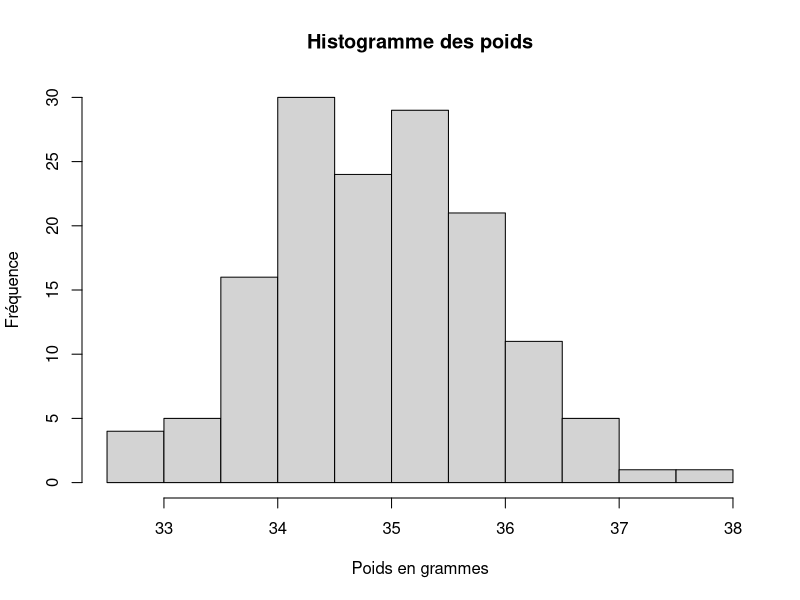
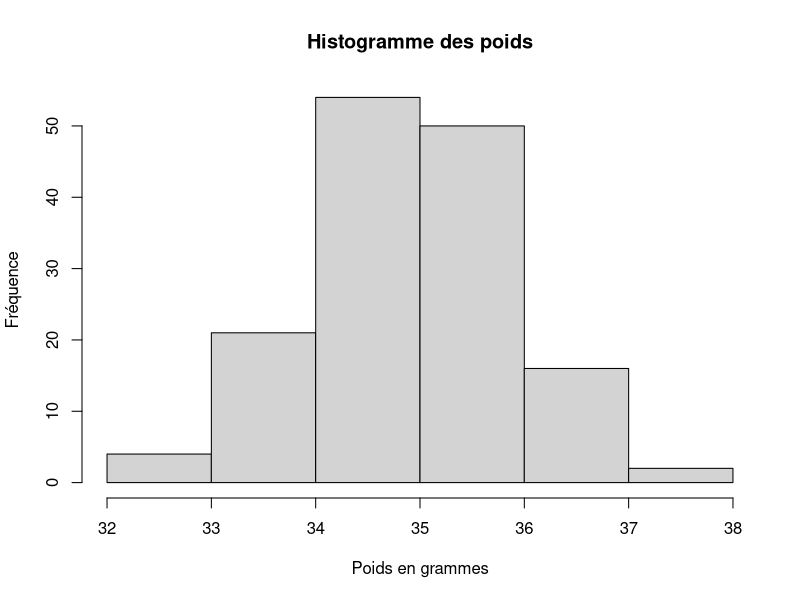
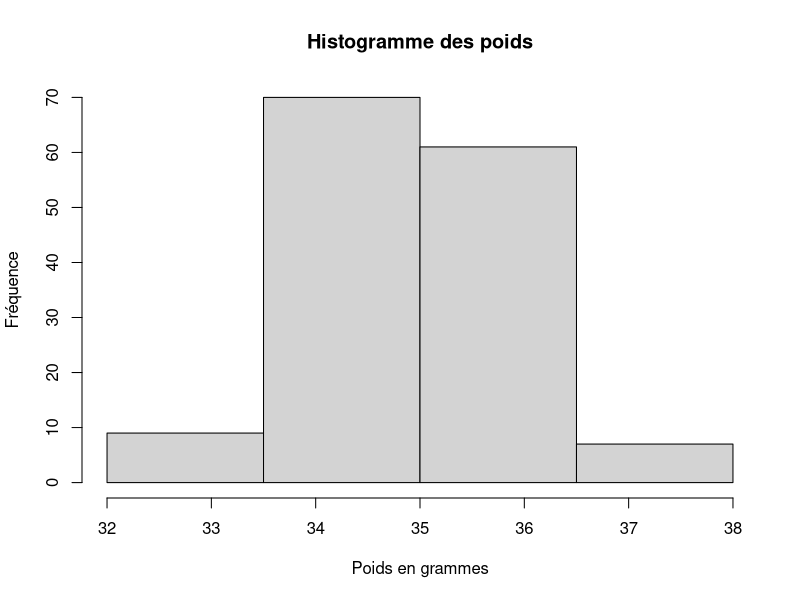
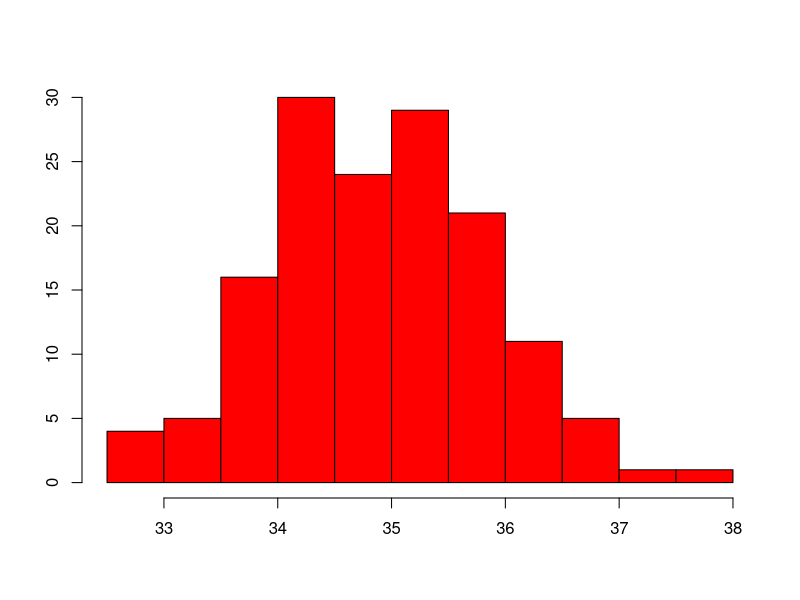
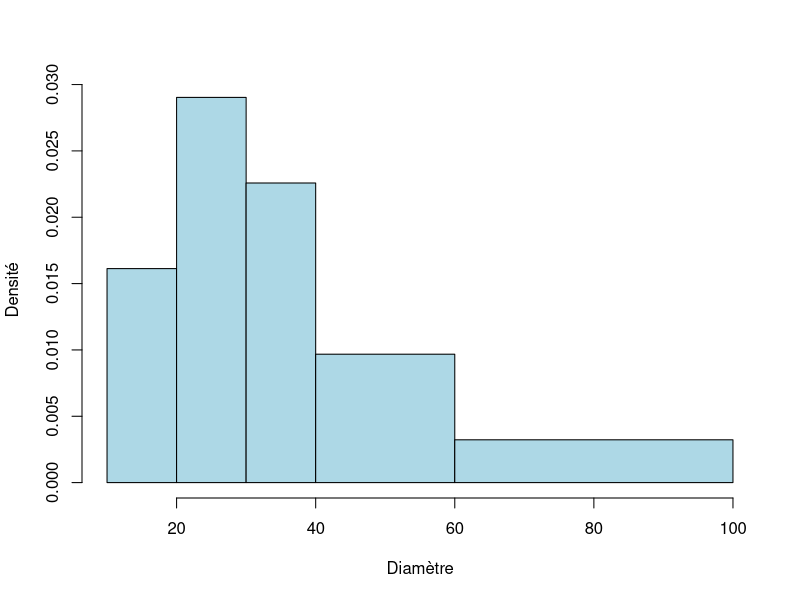
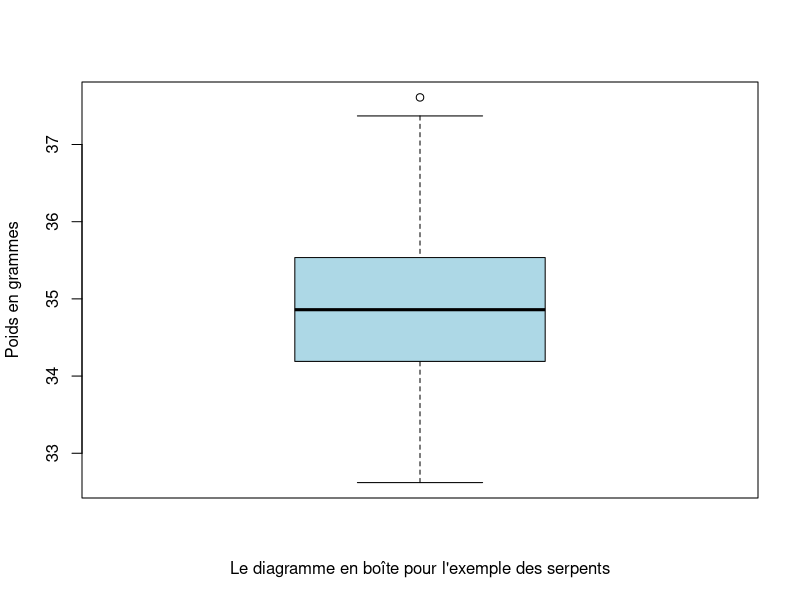
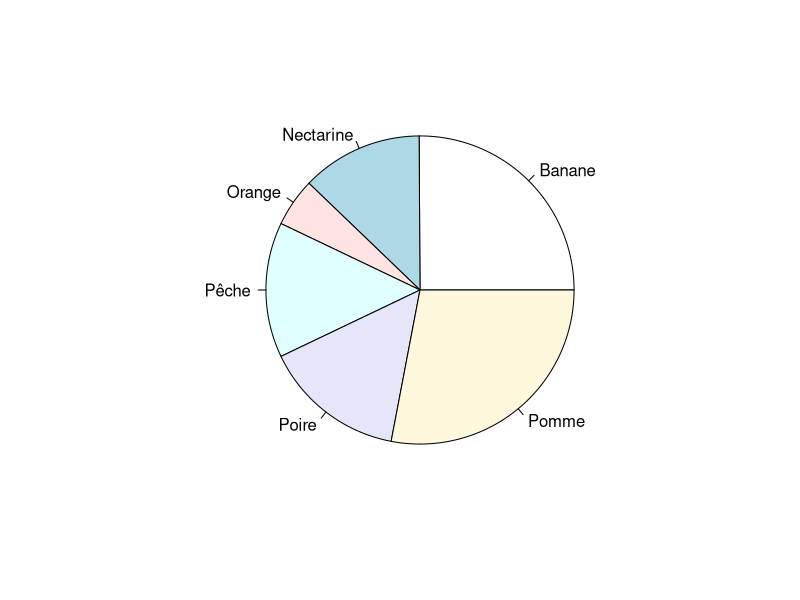
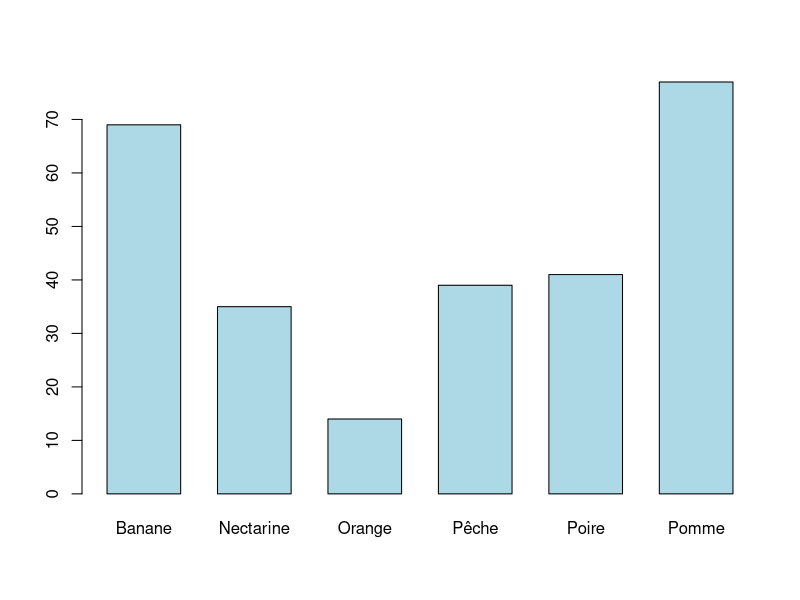

Write the R code that produced these figures, in order.

df <- read.table("./data/snake_weights.data")
weights <- df[, 1]

hist(
  weights,
  main="Histogramme des poids",
  xlab="Poids en grammes",
  ylab="Fréquence"
)
hist(
  weights,
  main="Histogramme des poids",
  xlab="Poids en grammes",
  ylab="Fréquence",
  nclass=5
)
hist(
  weights,
  main="Histogramme des poids",
  xlab="Poids en grammes",
  ylab="Fréquence",
  breaks=c(32,33.5,35,36.5,38)
)
hist(weights, main="",xlab="",ylab="", col="red")


hist(
  c(rep(15,25), rep(25,45), rep(35,35), rep(50,30), rep(80,20)),
  breaks=c(10,20,30,40,60,100),
  main="",
  xlab="Diamètre",
  ylab="Densité",
  col="light blue"
)


v <- c(22.3, 17.9, 20.4, 24.6, 19.5, 26.2, 18.7)
quantile(v, 0.30)

boxplot(
  weights,
  xlab="Le diagramme en boîte pour l'exemple des serpents",
  ylab="Poids en grammes",
  col="light blue"
)

fruits <- c(
  rep("Banane", 69),
  rep("Nectarine", 35),
  rep("Orange", 14),
  rep("Pêche", 39),
  rep("Poire", 41),
  rep("Pomme", 77)
)

pie(table(fruits))
barplot(table(fruits), space=0.5, col="light blue")

v <- read.table("./data/table.data")[,1]

print(v)
print(mean(v))
print(sd(v))
print(sd(v)/mean(v))

hist(v)
quantile(v)
